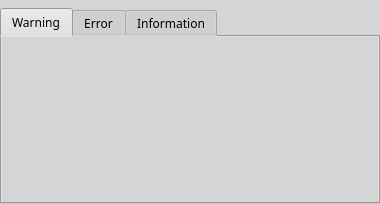
<?xml version="1.0" encoding="UTF-8"?>
<ui version="4.0">
 <class>mcNotification</class>
 <widget class="QWidget" name="mcNotification">
  <property name="geometry">
   <rect>
    <x>0</x>
    <y>0</y>
    <width>380</width>
    <height>204</height>
   </rect>
  </property>
  <property name="styleSheet">
   <string notr="true">background-color: rgb(213, 213, 213);</string>
  </property>
  <layout class="QVBoxLayout" name="verticalLayout">
   <property name="spacing">
    <number>0</number>
   </property>
   <property name="leftMargin">
    <number>0</number>
   </property>
   <property name="topMargin">
    <number>8</number>
   </property>
   <property name="rightMargin">
    <number>0</number>
   </property>
   <property name="bottomMargin">
    <number>0</number>
   </property>
   <item>
    <widget class="QTabWidget" name="pageContainer">
     <property name="font">
      <font>
       <family>方正黑体简体</family>
      </font>
     </property>
     <property name="styleSheet">
      <string notr="true">QTabWidget{
	border: 0px;
    border-radius: 0px;
}

QTabWidget::pane{
	border: 0px;
    border-top: 8px solid transparent;
}

QTabWidget QTabBar::tab:first{
    margin-left: 0px;
}

QTabWidget QTabBar::tab{
    color: #fff;
	border: 0px;
    border-radius:12px;
    background: rgb(120,120,120);
    padding: 4 18 4 18px;
    margin-left: 6px;
}

QTabWidget QTabBar{
    background: transparent;
}

QTabWidget QTabBar::tab:selected{
    background: rgb(90,90,90);
}

QTabWidget&gt;QWidget&gt;QWidget{
    background: #fff;
}

QTabWidget::tab-bar{
    alignment: center;
}</string>
     </property>
     <property name="currentIndex">
      <number>0</number>
     </property>
     <widget class="QWidget" name="tab">
      <attribute name="icon">
       <iconset resource="../../resources.qrc">
        <normaloff>:/actionbar/resources/actionbar/warning.svg</normaloff>:/actionbar/resources/actionbar/warning.svg</iconset>
      </attribute>
      <attribute name="title">
       <string>Warning</string>
      </attribute>
     </widget>
     <widget class="QWidget" name="tab_2">
      <attribute name="icon">
       <iconset resource="../../resources.qrc">
        <normaloff>:/actionbar/resources/actionbar/error.svg</normaloff>:/actionbar/resources/actionbar/error.svg</iconset>
      </attribute>
      <attribute name="title">
       <string>Error</string>
      </attribute>
     </widget>
     <widget class="QWidget" name="tab_3">
      <attribute name="icon">
       <iconset resource="../../resources.qrc">
        <normaloff>:/actionbar/resources/actionbar/info.svg</normaloff>:/actionbar/resources/actionbar/info.svg</iconset>
      </attribute>
      <attribute name="title">
       <string>Information</string>
      </attribute>
     </widget>
    </widget>
   </item>
  </layout>
 </widget>
 <resources>
  <include location="../../resources.qrc"/>
 </resources>
 <connections/>
</ui>
